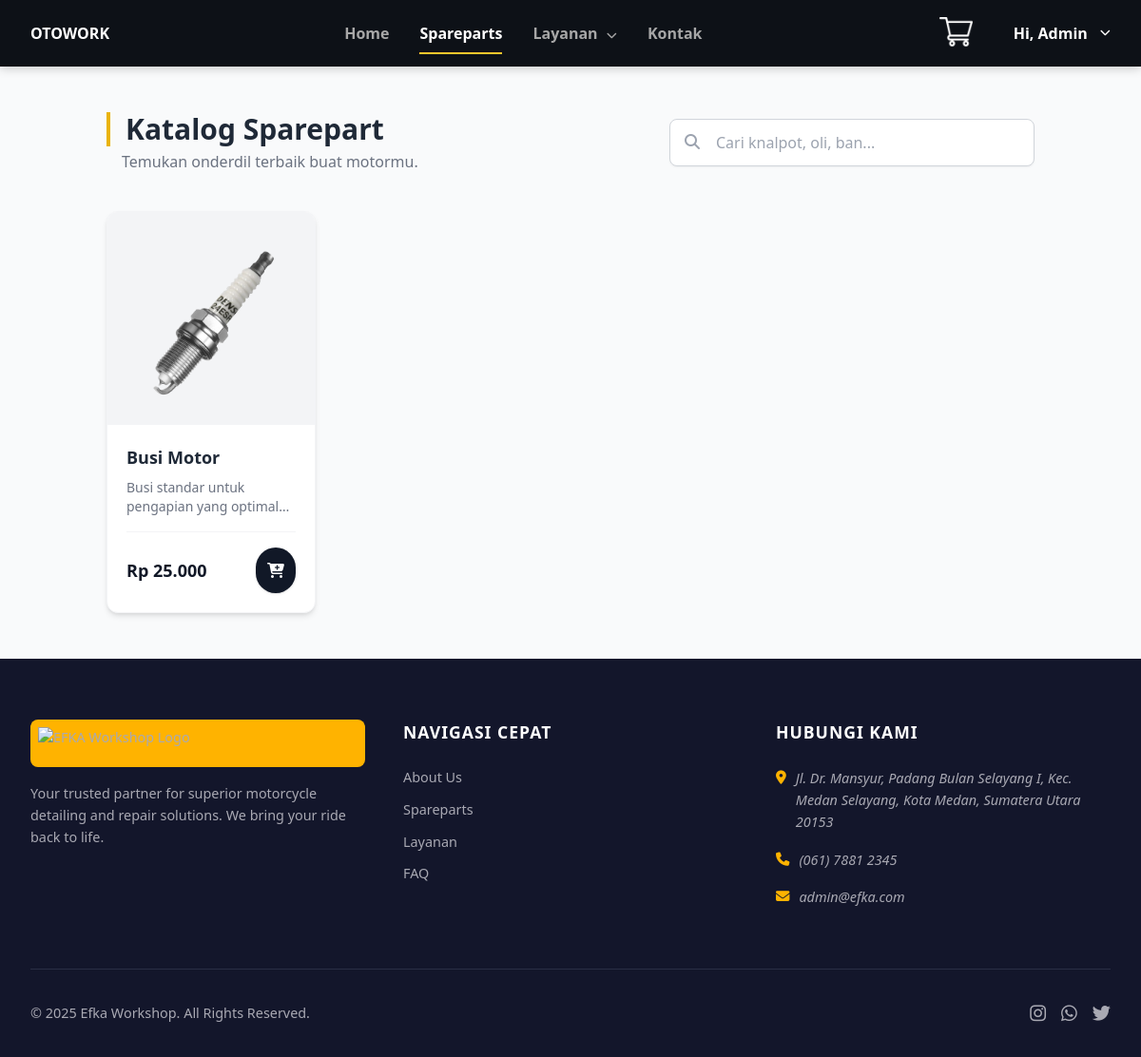
/customer/views/spareparts.php (signed in), run on the app's committed database.
### tables this page shows
CREATE TABLE `spareparts` (
  `id` int(11) NOT NULL,
  `part_name` varchar(255) NOT NULL,
  `description` text DEFAULT NULL,
  `price` int(11) NOT NULL,
  `stock` int(11) NOT NULL,
  `image_url` varchar(255) DEFAULT NULL,
  `is_featured` tinyint(1) NOT NULL DEFAULT 0,
  `is_active` tinyint(1) NOT NULL DEFAULT 1
);

### customer/views/spareparts.php (the view, shortened to what this page needs)
<?php
require_once '../../config/database.php';
$products = [];
$res_prod = $conn->query("SELECT * FROM spareparts WHERE is_active = 1 AND stock > 0 ORDER BY id DESC");
if ($res_prod && $res_prod->num_rows > 0) {
    while ($row = $res_prod->fetch_assoc()) {
        $products[] = $row;
    }
}
?>
<!DOCTYPE html>
<html lang="id">
<head>
    <script src="https://cdn.tailwindcss.com"></script>
    <link rel="stylesheet" href="https://cdnjs.cloudflare.com/ajax/libs/font-awesome/6.4.2/css/all.min.css" />
</head>
<body class="bg-gray-50 font-sans">
    <?php require_once '../includes/navbar.php'; ?>
    <section class="container mx-auto px-6 py-12">
        <div class="flex flex-col md:flex-row justify-between items-center mb-10 gap-4">
            <div>
                <h2 class="text-3xl font-bold text-gray-800 border-l-4 border-yellow-500 pl-4">Katalog Sparepart</h2>
                <p class="text-gray-500 mt-1 pl-4">Temukan onderdil terbaik buat motormu.</p>
            </div>
            <div class="relative w-full md:w-96">
                <input type="text" id="searchInput" onkeyup="filterProducts()" placeholder="Cari knalpot, oli, ban..."
                    class="w-full pl-12 pr-4 py-3 rounded-lg border border-gray-300 focus:outline-none focus:border-yellow-500 shadow-sm transition">
                <i class="fas fa-search absolute left-4 top-4 text-gray-400"></i>
            </div>
        </div>
        <div id="productGrid" class="grid grid-cols-1 sm:grid-cols-2 lg:grid-cols-4 gap-8">
            <?php if (!empty($products)): ?>
                <?php foreach ($products as $prod): ?>
                    <div class="product-card bg-white rounded-xl shadow-md overflow-hidden hover:shadow-xl transition duration-300 group flex flex-col h-full border border-gray-100">
                        <div class="relative h-56 overflow-hidden bg-gray-100 p-4 flex items-center justify-center">
                            <img src="<?= BASE_URL ?>/assets/img/spareparts/<?= $prod['image_url'] ?>"
                                alt="<?= htmlspecialchars($prod['part_name']) ?>"
                                class="max-h-full max-w-full object-contain group-hover:scale-110 transition duration-500">
                        </div>
                        <div class="p-5 flex-1 flex flex-col">
                            <h3 class="product-name text-lg font-bold text-gray-800 mb-2 group-hover:text-yellow-600 transition">
                                <?= htmlspecialchars($prod['part_name']) ?>
                            </h3>
                            <p class="text-gray-500 text-sm mb-4 line-clamp-2 flex-1">
                                <?= htmlspecialchars($prod['description']) ?>
                            </p>
                            <div class="flex justify-between items-center mt-auto pt-4 border-t border-gray-100">
                                <span class="text-lg font-bold text-gray-900">
                                    Rp <?= number_format($prod['price'], 0, ',', '.') ?>
                                </span>
                                <?php if (isset($_SESSION['user_id'])): ?>
                                    <button onclick="addToCart(<?= $prod['id'] ?>)" class="bg-gray-900 hover:bg-yellow-500 hover:text-black text-white p-3 rounded-full shadow transition-all duration-300 transform active:scale-95" title="Tambah ke Keranjang">
                                        <i class="fas fa-cart-plus"></i>
                                    </button>
                                <?php else: ?>
                                    <button onclick="mintaLogin()" class="bg-gray-200 text-gray-400 p-3 rounded-full cursor-not-allowed" title="Login dulu bos">
                                        <i class="fas fa-lock"></i>
                                    </button>
                                <?php endif; ?>
                            </div>
                        </div>
                    </div>
                <?php endforeach; ?>
            <?php endif; ?>
        </div>
    </section>
    <?php require_once '../includes/footer.php'; ?>
</body>
</html>

### customer/assets/css/navbar.css (style rules this page uses)
* { box-sizing: border-box; }
body { margin: 0; font-family: "Poppins", sans-serif; }

### data on the page
spareparts: image_url+part_name (picture), part_name "Busi Motor", description "Busi standar untuk pengapian yang…", price "25.000"

### other printed values
explode(' ', $_SESSION["name"])[0] "Admin"
